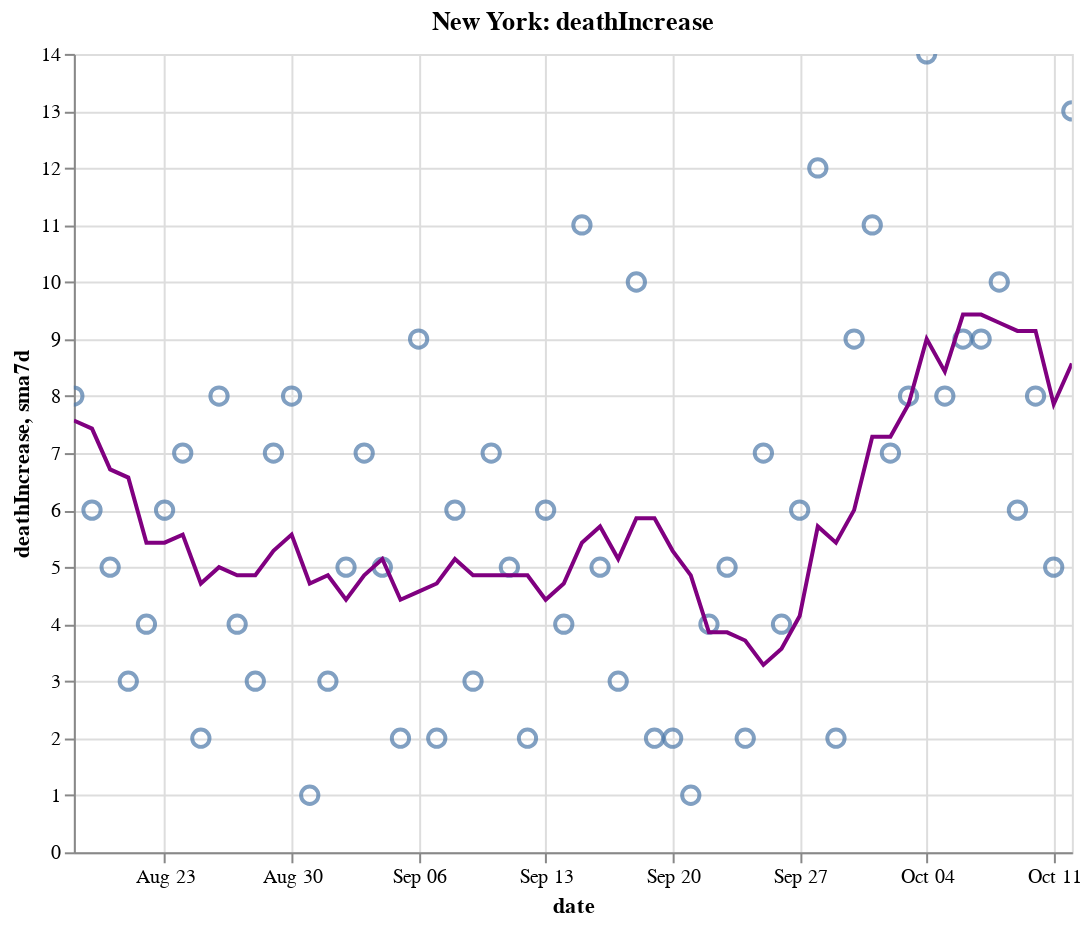

Here is the notebook cell this chart was saved with:
### Code cell
create_plot(ny, 'deathIncrease')

### Figure 1 — Vega-Lite specification as saved in the notebook (floating-point values rounded to 4 significant figures)
{"config": {"view": {"continuousWidth": 400, "continuousHeight": 300}}, "layer": [{"layer": [{"mark": {"type": "point", "size": 75}, "encoding": {"tooltip": [{"type": "temporal", "field": "date"}, {"type": "quantitative", "field": "deathIncrease"}, {"type": "quantitative", "field": "sma7d"}], "x": {"type": "temporal", "field": "date"}, "y": {"type": "quantitative", "field": "deathIncrease"}}, "selection": {"selector012": {"type": "interval", "bind": "scales", "encodings": ["x", "y"]}}}, {"mark": {"type": "line", "color": "purple"}, "encoding": {"x": {"type": "temporal", "field": "date"}, "y": {"type": "quantitative", "field": "sma7d"}}}]}, {"mark": {"type": "rule", "color": "#aaa"}, "encoding": {"x": {"type": "temporal", "field": "date"}}, "transform": [{"filter": {"selection": "selector011"}}]}, {"mark": "circle", "encoding": {"opacity": {"condition": {"value": 1, "selection": "selector011"}, "value": 0}, "tooltip": [{"type": "temporal", "field": "date"}, {"type": "quantitative", "field": "deathIncrease"}, {"type": "quantitative", "field": "sma7d"}], "x": {"type": "temporal", "field": "date"}, "y": {"type": "quantitative", "field": "deathIncrease"}}, "selection": {"selector011": {"type": "single", "encodings": ["x"], "on": "mouseover", "nearest": true, "empty": "none"}}}, {"mark": {"type": "text", "align": "left", "dx": 5, "dy": -5, "stroke": "white", "strokeWidth": 2}, "encoding": {"text": {"type": "quantitative", "field": "deathIncrease"}, "tooltip": [{"type": "temporal", "field": "date"}, {"type": "quantitative", "field": "deathIncrease"}, {"type": "quantitative", "field": "sma7d"}], "x": {"type": "temporal", "field": "date"}, "y": {"type": "quantitative", "field": "deathIncrease"}}, "transform": [{"filter": {"selection": "selector011"}}]}, {"mark": {"type": "text", "align": "left", "dx": 5, "dy": -5}, "encoding": {"text": {"type": "quantitative", "field": "deathIncrease"}, "tooltip": [{"type": "temporal", "field": "date"}, {"type": "quantitative", "field": "deathIncrease"}, {"type": "quantitative", "field": "sma7d"}], "x": {"type": "temporal", "field": "date"}, "y": {"type": "quantitative", "field": "deathIncrease"}}, "transform": [{"filter": {"selection": "selector011"}}]}], "data": {"name": "data-99f4a45feed89ed12bbabe0dfc4242be"}, "height": 400, "title": "New York: deathIncrease", "width": 500, "$schema": "https://vega.github.io/schema/vega-lite/v4.8.1.json", "datasets": {"data-99f4a45feed89ed12bbabe0dfc4242be": [{"date": "2020-08-18T00:00:00", "totalTestResultsIncrease": 66890.0, "positiveIncrease": 655.0, "death": 25260.0, "deathIncrease": 8.0, "positiveRate": 0.01, "state": "New York", "sma7d": 7.571}, {"date": "2020-08-19T00:00:00", "totalTestResultsIncrease": 80420.0, "positiveIncrease": 631.0, "death": 25270.0, "deathIncrease": 6.0, "positiveRate": 0.008, "state": "New York", "sma7d": 7.429}, {"date": "2020-08-20T00:00:00", "totalTestResultsIncrease": 80980.0, "positiveIncrease": 601.0, "death": 25280.0, "deathIncrease": 5.0, "positiveRate": 0.007, "state": "New York", "sma7d": 6.714}, {"date": "2020-08-21T00:00:00", "totalTestResultsIncrease": 98880.0, "positiveIncrease": 709.0, "death": 25280.0, "deathIncrease": 3.0, "positiveRate": 0.007, "state": "New York", "sma7d": 6.571}, {"date": "2020-08-22T00:00:00", "totalTestResultsIncrease": 94850.0, "positiveIncrease": 653.0, "death": 25280.0, "deathIncrease": 4.0, "positiveRate": 0.007, "state": "New York", "sma7d": 5.429}, {"date": "2020-08-23T00:00:00", "totalTestResultsIncrease": 74040.0, "positiveIncrease": 572.0, "death": 25290.0, "deathIncrease": 6.0, "positiveRate": 0.008, "state": "New York", "sma7d": 5.429}, {"date": "2020-08-24T00:00:00", "totalTestResultsIncrease": 62030.0, "positiveIncrease": 408.0, "death": 25300.0, "deathIncrease": 7.0, "positiveRate": 0.007, "state": "New York", "sma7d": 5.571}, {"date": "2020-08-25T00:00:00", "totalTestResultsIncrease": 67260.0, "positiveIncrease": 629.0, "death": 25300.0, "deathIncrease": 2.0, "positiveRate": 0.009, "state": "New York", "sma7d": 4.714}, {"date": "2020-08-26T00:00:00", "totalTestResultsIncrease": 71190.0, "positiveIncrease": 566.0, "death": 25300.0, "deathIncrease": 8.0, "positiveRate": 0.008, "state": "New York", "sma7d": 5.0}, {"date": "2020-08-27T00:00:00", "totalTestResultsIncrease": 83440.0, "positiveIncrease": 791.0, "death": 25310.0, "deathIncrease": 4.0, "positiveRate": 0.009, "state": "New York", "sma7d": 4.857}, {"date": "2020-08-28T00:00:00", "totalTestResultsIncrease": 97830.0, "positiveIncrease": 636.0, "death": 25310.0, "deathIncrease": 3.0, "positiveRate": 0.007, "state": "New York", "sma7d": 4.857}, {"date": "2020-08-29T00:00:00", "totalTestResultsIncrease": 93870.0, "positiveIncrease": 635.0, "death": 25320.0, "deathIncrease": 7.0, "positiveRate": 0.007, "state": "New York", "sma7d": 5.286}, {"date": "2020-08-30T00:00:00", "totalTestResultsIncrease": 100000.0, "positiveIncrease": 698.0, "death": 25330.0, "deathIncrease": 8.0, "positiveRate": 0.007, "state": "New York", "sma7d": 5.571}, {"date": "2020-08-31T00:00:00", "totalTestResultsIncrease": 66240.0, "positiveIncrease": 656.0, "death": 25330.0, "deathIncrease": 1.0, "positiveRate": 0.01, "state": "New York", "sma7d": 4.714}, {"date": "2020-09-01T00:00:00", "totalTestResultsIncrease": 77000.0, "positiveIncrease": 754.0, "death": 25330.0, "deathIncrease": 3.0, "positiveRate": 0.01, "state": "New York", "sma7d": 4.857}, {"date": "2020-09-02T00:00:00", "totalTestResultsIncrease": 88450.0, "positiveIncrease": 708.0, "death": 25340.0, "deathIncrease": 5.0, "positiveRate": 0.008, "state": "New York", "sma7d": 4.429}, {"date": "2020-09-03T00:00:00", "totalTestResultsIncrease": 88980.0, "positiveIncrease": 889.0, "death": 25340.0, "deathIncrease": 7.0, "positiveRate": 0.01, "state": "New York", "sma7d": 4.857}, {"date": "2020-09-04T00:00:00", "totalTestResultsIncrease": 93400.0, "positiveIncrease": 864.0, "death": 25350.0, "deathIncrease": 5.0, "positiveRate": 0.009, "state": "New York", "sma7d": 5.143}, {"date": "2020-09-05T00:00:00", "totalTestResultsIncrease": 99760.0, "positiveIncrease": 801.0, "death": 25350.0, "deathIncrease": 2.0, "positiveRate": 0.008, "state": "New York", "sma7d": 4.429}, {"date": "2020-09-06T00:00:00", "totalTestResultsIncrease": 85630.0, "positiveIncrease": 729.0, "death": 25360.0, "deathIncrease": 9.0, "positiveRate": 0.009, "state": "New York", "sma7d": 4.571}, {"date": "2020-09-07T00:00:00", "totalTestResultsIncrease": 58860.0, "positiveIncrease": 520.0, "death": 25360.0, "deathIncrease": 2.0, "positiveRate": 0.009, "state": "New York", "sma7d": 4.714}, {"date": "2020-09-08T00:00:00", "totalTestResultsIncrease": 57830.0, "positiveIncrease": 557.0, "death": 25370.0, "deathIncrease": 6.0, "positiveRate": 0.01, "state": "New York", "sma7d": 5.143}, {"date": "2020-09-09T00:00:00", "totalTestResultsIncrease": 63230.0, "positiveIncrease": 576.0, "death": 25370.0, "deathIncrease": 3.0, "positiveRate": 0.009, "state": "New York", "sma7d": 4.857}, {"date": "2020-09-10T00:00:00", "totalTestResultsIncrease": 76810.0, "positiveIncrease": 757.0, "death": 25380.0, "deathIncrease": 7.0, "positiveRate": 0.01, "state": "New York", "sma7d": 4.857}, {"date": "2020-09-11T00:00:00", "totalTestResultsIncrease": 89720.0, "positiveIncrease": 880.0, "death": 25380.0, "deathIncrease": 5.0, "positiveRate": 0.01, "state": "New York", "sma7d": 4.857}, {"date": "2020-09-12T00:00:00", "totalTestResultsIncrease": 102900.0, "positiveIncrease": 849.0, "death": 25380.0, "deathIncrease": 2.0, "positiveRate": 0.008, "state": "New York", "sma7d": 4.857}, {"date": "2020-09-13T00:00:00", "totalTestResultsIncrease": 72670.0, "positiveIncrease": 725.0, "death": 25390.0, "deathIncrease": 6.0, "positiveRate": 0.01, "state": "New York", "sma7d": 4.429}, {"date": "2020-09-14T00:00:00", "totalTestResultsIncrease": 63360.0, "positiveIncrease": 583.0, "death": 25390.0, "deathIncrease": 4.0, "positiveRate": 0.009, "state": "New York", "sma7d": 4.714}, {"date": "2020-09-15T00:00:00", "totalTestResultsIncrease": 73680.0, "positiveIncrease": 766.0, "death": 25400.0, "deathIncrease": 11.0, "positiveRate": 0.01, "state": "New York", "sma7d": 5.429}, {"date": "2020-09-16T00:00:00", "totalTestResultsIncrease": 75090.0, "positiveIncrease": 652.0, "death": 25410.0, "deathIncrease": 5.0, "positiveRate": 0.009, "state": "New York", "sma7d": 5.714}, {"date": "2020-09-17T00:00:00", "totalTestResultsIncrease": 91500.0, "positiveIncrease": 896.0, "death": 25410.0, "deathIncrease": 3.0, "positiveRate": 0.01, "state": "New York", "sma7d": 5.143}, {"date": "2020-09-18T00:00:00", "totalTestResultsIncrease": 89730.0, "positiveIncrease": 790.0, "death": 25420.0, "deathIncrease": 10.0, "positiveRate": 0.009, "state": "New York", "sma7d": 5.857}, {"date": "2020-09-19T00:00:00", "totalTestResultsIncrease": 110400.0, "positiveIncrease": 986.0, "death": 25420.0, "deathIncrease": 2.0, "positiveRate": 0.009, "state": "New York", "sma7d": 5.857}, {"date": "2020-09-20T00:00:00", "totalTestResultsIncrease": 100400.0, "positiveIncrease": 862.0, "death": 25430.0, "deathIncrease": 2.0, "positiveRate": 0.009, "state": "New York", "sma7d": 5.286}, {"date": "2020-09-21T00:00:00", "totalTestResultsIncrease": 58320.0, "positiveIncrease": 573.0, "death": 25430.0, "deathIncrease": 1.0, "positiveRate": 0.01, "state": "New York", "sma7d": 4.857}, {"date": "2020-09-22T00:00:00", "totalTestResultsIncrease": 84000.0, "positiveIncrease": 754.0, "death": 25430.0, "deathIncrease": 4.0, "positiveRate": 0.009, "state": "New York", "sma7d": 3.857}, {"date": "2020-09-23T00:00:00", "totalTestResultsIncrease": 70930.0, "positiveIncrease": 665.0, "death": 25440.0, "deathIncrease": 5.0, "positiveRate": 0.009, "state": "New York", "sma7d": 3.857}, {"date": "2020-09-24T00:00:00", "totalTestResultsIncrease": 92950.0, "positiveIncrease": 955.0, "death": 25440.0, "deathIncrease": 2.0, "positiveRate": 0.01, "state": "New York", "sma7d": 3.714}, {"date": "2020-09-25T00:00:00", "totalTestResultsIncrease": 94820.0, "positiveIncrease": 908.0, "death": 25450.0, "deathIncrease": 7.0, "positiveRate": 0.01, "state": "New York", "sma7d": 3.286}, {"date": "2020-09-26T00:00:00", "totalTestResultsIncrease": 99950.0, "positiveIncrease": 1005.0, "death": 25450.0, "deathIncrease": 4.0, "positiveRate": 0.01, "state": "New York", "sma7d": 3.571}, {"date": "2020-09-27T00:00:00", "totalTestResultsIncrease": 84770.0, "positiveIncrease": 866.0, "death": 25460.0, "deathIncrease": 6.0, "positiveRate": 0.01, "state": "New York", "sma7d": 4.143}, {"date": "2020-09-28T00:00:00", "totalTestResultsIncrease": 52940.0, "positiveIncrease": 834.0, "death": 25470.0, "deathIncrease": 12.0, "positiveRate": 0.016, "state": "New York", "sma7d": 5.714}, {"date": "2020-09-29T00:00:00", "totalTestResultsIncrease": 88230.0, "positiveIncrease": 1189.0, "death": 25470.0, "deathIncrease": 2.0, "positiveRate": 0.013, "state": "New York", "sma7d": 5.429}, {"date": "2020-09-30T00:00:00", "totalTestResultsIncrease": 97960.0, "positiveIncrease": 1000.0, "death": 25480.0, "deathIncrease": 9.0, "positiveRate": 0.01, "state": "New York", "sma7d": 6.0}, {"date": "2020-10-01T00:00:00", "totalTestResultsIncrease": 109200.0, "positiveIncrease": 1382.0, "death": 25490.0, "deathIncrease": 11.0, "positiveRate": 0.013, "state": "New York", "sma7d": 7.286}, {"date": "2020-10-02T00:00:00", "totalTestResultsIncrease": 119500.0, "positiveIncrease": 1598.0, "death": 25500.0, "deathIncrease": 7.0, "positiveRate": 0.013, "state": "New York", "sma7d": 7.286}, {"date": "2020-10-03T00:00:00", "totalTestResultsIncrease": 134300.0, "positiveIncrease": 1731.0, "death": 25500.0, "deathIncrease": 8.0, "positiveRate": 0.013, "state": "New York", "sma7d": 7.857}, {"date": "2020-10-04T00:00:00", "totalTestResultsIncrease": 110300.0, "positiveIncrease": 1222.0, "death": 25520.0, "deathIncrease": 14.0, "positiveRate": 0.011, "state": "New York", "sma7d": 9.0}, {"date": "2020-10-05T00:00:00", "totalTestResultsIncrease": 76400.0, "positiveIncrease": 933.0, "death": 25530.0, "deathIncrease": 8.0, "positiveRate": 0.012, "state": "New York", "sma7d": 8.429}, {"date": "2020-10-06T00:00:00", "totalTestResultsIncrease": 96360.0, "positiveIncrease": 1393.0, "death": 25540.0, "deathIncrease": 9.0, "positiveRate": 0.014, "state": "New York", "sma7d": 9.429}, {"date": "2020-10-07T00:00:00", "totalTestResultsIncrease": 108200.0, "positiveIncrease": 1360.0, "death": 25540.0, "deathIncrease": 9.0, "positiveRate": 0.013, "state": "New York", "sma7d": 9.429}, {"date": "2020-10-08T00:00:00", "totalTestResultsIncrease": 145800.0, "positiveIncrease": 1836.0, "death": 25560.0, "deathIncrease": 10.0, "positiveRate": 0.013, "state": "New York", "sma7d": 9.286}, {"date": "2020-10-09T00:00:00", "totalTestResultsIncrease": 139300.0, "positiveIncrease": 1592.0, "death": 25560.0, "deathIncrease": 6.0, "positiveRate": 0.011, "state": "New York", "sma7d": 9.143}, {"date": "2020-10-10T00:00:00", "totalTestResultsIncrease": 134600.0, "positiveIncrease": 1447.0, "death": 25570.0, "deathIncrease": 8.0, "positiveRate": 0.011, "state": "New York", "sma7d": 9.143}, {"date": "2020-10-11T00:00:00", "totalTestResultsIncrease": 118300.0, "positiveIncrease": 1143.0, "death": 25570.0, "deathIncrease": 5.0, "positiveRate": 0.01, "state": "New York", "sma7d": 7.857}, {"date": "2020-10-12T00:00:00", "totalTestResultsIncrease": 91790.0, "positiveIncrease": 1029.0, "death": 25590.0, "deathIncrease": 13.0, "positiveRate": 0.011, "state": "New York", "sma7d": 8.571}]}}
